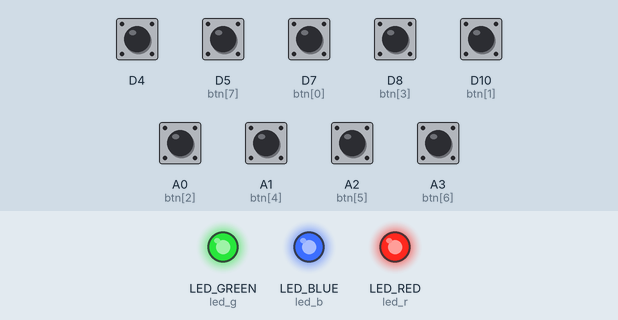
Bench run of a program on a simulated CircuitPython board. Parts: output pins drawn as LEDs (lit = HIGH). The inputs (shaded band) are chosen by the test bench; at power-on: A0 (btn[2]), A1 (btn[4]), A2 (btn[5]), A3 (btn[6]), D4, D5 (btn[7]), D7 (btn[0]), D8 (btn[3]), D10 (btn[1]) HIGH. USB keyboard and mouse output is not drawn.

Above: at 1.2 s.
1.3 s: D4 pulled LOW for 0.15 s
At 1.38 s:
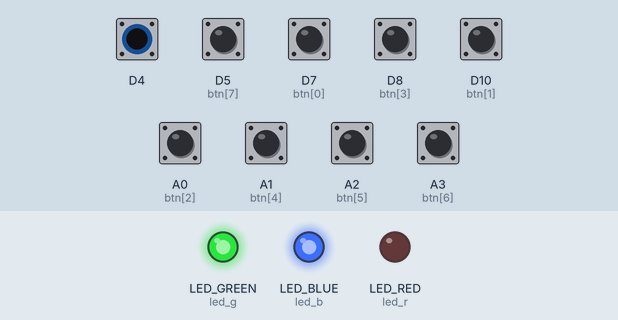
2.9 s: D5 (btn[7]) pulled LOW for 0.15 s
At 2.98 s:
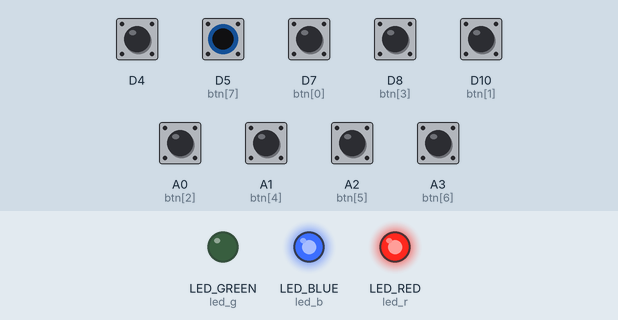
4.5 s: D7 (btn[0]) pulled LOW for 0.15 s
At 4.58 s:
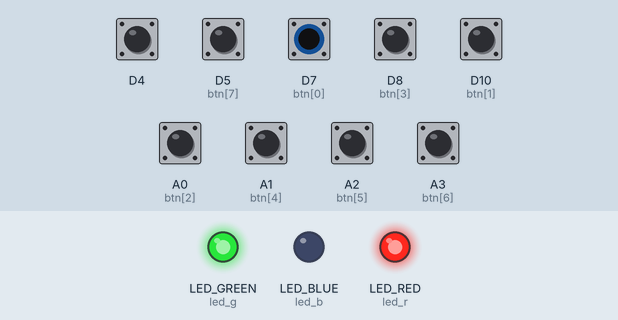
Timing chart, 0 to 7.5 s (numbered marks = the images above; inputs shaded):
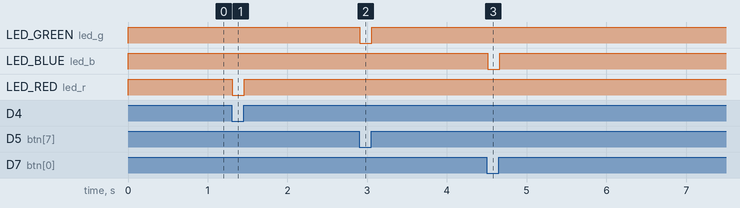

Measured:
- after the input at 1.3 s, LED_RED (led_r): HIGH → LOW at once, → HIGH 0.15 s later
- after the input at 2.9 s, LED_GREEN (led_g): HIGH → LOW at once, → HIGH 0.15 s later
- after the input at 4.5 s, LED_BLUE (led_b): HIGH → LOW at once, → HIGH 0.15 s later

The program:

code.py
```python
import board
import digitalio
import usb_hid
import time
import microcontroller
from adafruit_hid.keyboard import Keyboard
from adafruit_hid.keycode import Keycode

PINS = [board.D7, board.D10, board.A0, board.D8, board.A1, board.A2, microcontroller.pin.GPIO4, board.A3, board.D5]

KEYS = [
    Keycode.ESCAPE, Keycode.SPACE, Keycode.THREE,
    Keycode.FOUR, Keycode.FIVE, Keycode.SIX,
    Keycode.SEVEN, Keycode.EIGHT, Keycode.NINE
]

buttons = []
for pin in PINS:
    btn = digitalio.DigitalInOut(pin)
    btn.direction = digitalio.Direction.INPUT
    btn.pull = digitalio.Pull.UP
    buttons.append(btn)

led_r = digitalio.DigitalInOut(board.LED_RED)
led_r.direction = digitalio.Direction.OUTPUT
led_r.value = True

led_g = digitalio.DigitalInOut(board.LED_GREEN)
led_g.direction = digitalio.Direction.OUTPUT
led_g.value = True

led_b = digitalio.DigitalInOut(board.LED_BLUE)
led_b.direction = digitalio.Direction.OUTPUT
led_b.value = True

leds = [led_r, led_g, led_b]
color_index = 0

kbd = Keyboard(usb_hid.devices)
pressed = [False] * 9
last_debounce = [0] * 9
DEBOUNCE = 0.05

while True:
    now = time.monotonic()
    for i, btn in enumerate(buttons):
        if not btn.value and not pressed[i] and now - last_debounce[i] > DEBOUNCE:
            kbd.press(KEYS[i])
            pressed[i] = True
            last_debounce[i] = now
            leds[color_index].value = False
        elif btn.value and pressed[i] and now - last_debounce[i] > DEBOUNCE:
            kbd.release(KEYS[i])
            pressed[i] = False
            last_debounce[i] = now
            leds[color_index].value = True
            color_index = (color_index + 1) % 3
    time.sleep(0.001)
```
